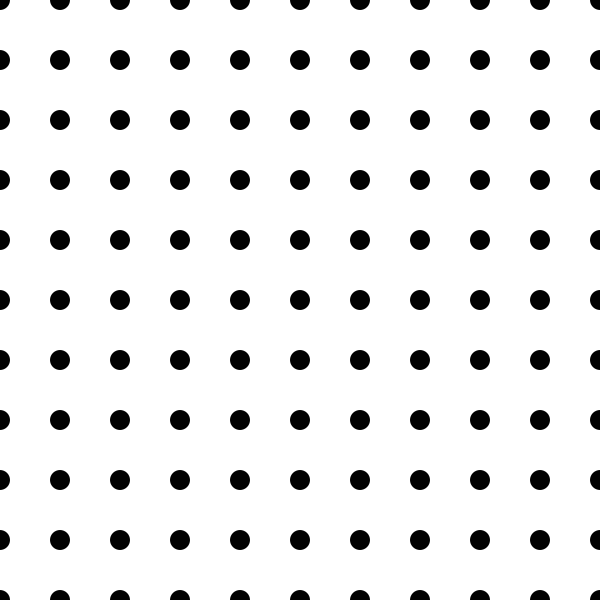
Frame 1 (no input)
Frame 60 (the mouse pressed at the canvas centre just before this capture): identical to frame 1, image omitted
Frame 120 (the mouse held since frame 60 and released just before this capture): identical to frame 1, image omitted

The Processing sketch that drew this single still picture (run headless with seeded random() and noise(); from frame 60 on, the mouse is pressed at the canvas centre):

// Processing sketch: grid_template
// ── grid_template.pde
// 規則的に整列（2次元）

void setup() {
  size(600, 600);
  noStroke();
  fill(0);
}

void draw() {
  background(255);

  for (int y = 0; y <= height; y += 60) {
    for (int x = 0; x <= width; x += 60) {
      ellipse(x, y, 20, 20);
    }
  }
}
